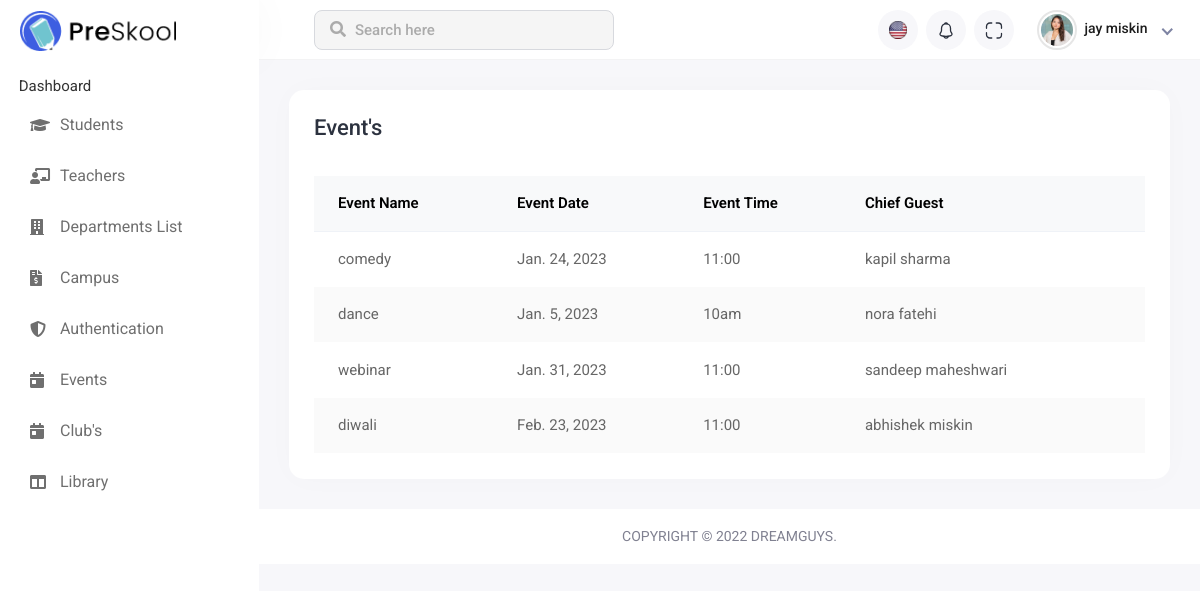
The page /event_page/ on the database its author committed.
### Institute_Management_App/models.py (models this page shows, shortened)
class Common(models.Model):
    Master=models.ForeignKey(Master, on_delete=models.CASCADE)
    Name=models.CharField(max_length=50)
    DateOfBirth=models.DateField(default='2022-11-21')
    DateOfJoining=models.DateField(default='2022-11-21')
    Address=models.CharField(max_length=100)
    class Meta:
        db_table="common"

class Event(models.Model):
    Event_Name=models.CharField(max_length=40)
    Event_Date=models.DateField(default='2022-11-21')
    Event_Time=models.CharField(max_length=10)
    Chief_Guest=models.CharField(max_length=20)
    class Meta:
        db_table='event'

### Institute_Management_App/views.py (the view)
# urls.py: path('event_page/',event_page,name='event_page'),
def event_page(request):
    event_data(request)
    return render(request,'event_page.html', data)

### Institute_Management_App/views.py (called while the page is built)
def event_data(request):
    event = Event.objects.all()
    data['event'] = event

### Institute_Management_App/templates/event_page.html (shortened to what this page needs)
{% extends 'base.html' %}
{% load static %}
{% block main_content %}
<div class="main-wrapper">
    <div class="header">
        <div class="header-left">
            <a href="{% static 'index-2.html' %}" class="logo">
                <img src="{% static 'assets/img/logo.png' %}" alt="Logo">
            </a>
        </div>
        <div class="top-nav-search">
            <form>
                <input type="text" class="form-control" placeholder="Search here">
                <button class="btn" type="submit"><i class="fas fa-search"></i></button>
            </form>
        </div>
        <ul class="nav user-menu">
            <li class="nav-item dropdown noti-dropdown language-drop me-2">
                <a href="#" class="dropdown-toggle nav-link header-nav-list" data-bs-toggle="dropdown">
                    <img src="{% static 'assets/img/icons/header-icon-01.svg' %}" alt="">
                </a>
            </li>
            <li class="nav-item dropdown noti-dropdown me-2">
                <a href="#" class="dropdown-toggle nav-link header-nav-list" data-bs-toggle="dropdown">
                    <img src="{% static 'assets/img/icons/header-icon-05.svg' %}" alt="">
                </a>
            </li>
            <li class="nav-item zoom-screen me-2">
                <a href="#" class="nav-link header-nav-list win-maximize">
                    <img src="{% static 'assets/img/icons/header-icon-04.svg' %}" alt="">
                </a>
            </li>
            <li class="nav-item dropdown has-arrow new-user-menus">
                <a href="#" class="dropdown-toggle nav-link" data-bs-toggle="dropdown">
                    <span class="user-img">
                        <img class="rounded-circle" src="{% static 'assets/img/profiles/avatar-01.jpg' %}" width="31"
                            alt="Ryan Taylor">
                        <div class="user-text">
                            <h6>{{user_data.first_name}} {{user_data.last_name}}</h6>
                        </div>
                    </span>
                </a>
            </li>
        </ul>
    </div>
    <div class="sidebar" id="sidebar">
        <div class="sidebar-inner slimscroll">
            <div id="sidebar-menu" class="sidebar-menu">
                <ul>
                    <li class="submenu" >
                        <span> Dashboard </span>
                        </li>
                    <li class="submenu">
                        <a href="#"><i class="fas fa-graduation-cap"></i> <span> Students</span> </a>
                    </li>
                    <li class="submenu">
                        <a href="#"><i class="fas fa-chalkboard-teacher"></i> <span> Teachers</span> </a>
                    </li>
                    <li>
                        <a href="{% url 'department_page' %}"><i class="fas fa-building"></i> <span> Departments List</span></a>
                    </li>
                    <li>
                        <a href="{% url 'maintenance_page' %}"><i class="fas fa-file-invoice-dollar"></i> <span> Campus</span></a>
                    </li>
                    <li class="submenu">
                        <a href="#"><i class="fas fa-shield-alt"></i> <span>Authentication </span> </a>
                    </li>
                    <li>
                        <a href="{% url 'event_page' %}"><i class="fas fa-calendar-day"></i> <span>Events</span></a>
                    </li>
                    <li>
                        <a href="{% url 'club_page' %}"><i class="fas fa-calendar-day"></i> <span>Club's</span></a>
                    </li>
                    <li class="submenu">
                        <a href="#"><i class="fas fa-columns"></i> <span> Library </span> </a>
                    </li>
                </ul>
            </div>
        </div>
    </div>
    <div class="page-wrapper">
        <div class="content container-fluid">
            <div class="row">
                <div class="col-sm-12">
                    <div class="card card-table comman-shadow">
                        <div class="card-body">
                            <div class="page-header">
                                <div class="row align-items-center">
                                    <div class="col">
                                        <h3 class="page-title">Event's</h3>
                                    </div>
                                </div>
                            </div>
                            <div class="table-responsive">
                                <table
                                    class="table border-0 star-student table-hover table-center mb-0 datatable table-striped">
                                    <thead class="student-thread">
                                        <tr>
                                            <th>Event Name</th>
                                            <th>Event Date</th>
                                            <th>Event Time</th>
                                            <th>Chief Guest</th>
                                        </tr>
                                    </thead>
                                    <tbody>
                                        {% for S_data in event %}
                                        <tr>
                                            <td>{{S_data.Event_Name}}</td>
                                            <td>{{S_data.Event_Date}}</td>
                                            <td>{{S_data.Event_Time}}</td>
                                            <td>{{S_data.Chief_Guest}}</td>
                                        </tr>
                                        {% endfor %}
                                    </tbody>
                                </table>
                            </div>
                        </div>
                    </div>
                </div>
            </div>
        </div>
        <footer>
            <p>Copyright © 2022 Dreamguys.</p>
        </footer>
    </div>
</div>
{% endblock %}

### rows shown on the page
Common: first_name "jay", last_name "miskin"
Event: Event_Name "comedy", Event_Date "Jan. 24, 2023", Event_Time "11:00", Chief_Guest "kapil sharma"
Event: Event_Name "dance", Event_Date "Jan. 5, 2023", Event_Time "10am", Chief_Guest "nora fatehi"
Event: Event_Name "webinar", Event_Date "Jan. 31, 2023", Event_Time "11:00", Chief_Guest "sandeep maheshwari"
Event: Event_Name "diwali", Event_Date "Feb. 23, 2023", Event_Time "11:00", Chief_Guest "abhishek miskin"
